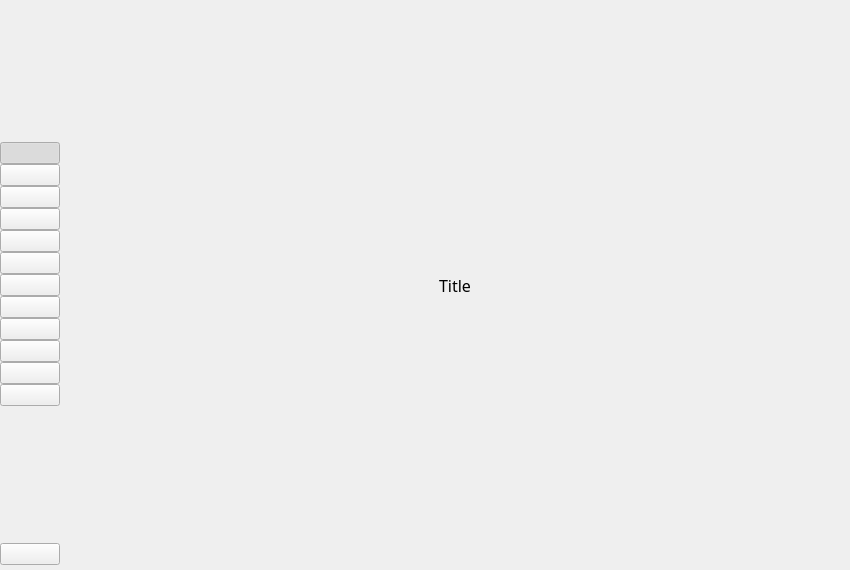
<?xml version="1.0" encoding="UTF-8"?>
<ui version="4.0">
 <class>App</class>
 <widget class="QMainWindow" name="App">
  <property name="windowModality">
   <enum>Qt::NonModal</enum>
  </property>
  <property name="geometry">
   <rect>
    <x>0</x>
    <y>0</y>
    <width>850</width>
    <height>570</height>
   </rect>
  </property>
  <property name="windowTitle">
   <string notr="true">Stacer</string>
  </property>
  <property name="windowIcon">
   <iconset>
    <normaloff>:/static/icons/icon256x256.png</normaloff>:/static/icons/icon256x256.png</iconset>
  </property>
  <widget class="QWidget" name="centralwidget">
   <layout class="QHBoxLayout" name="horizontalLayout">
    <property name="spacing">
     <number>0</number>
    </property>
    <property name="leftMargin">
     <number>0</number>
    </property>
    <property name="topMargin">
     <number>0</number>
    </property>
    <property name="rightMargin">
     <number>0</number>
    </property>
    <property name="bottomMargin">
     <number>0</number>
    </property>
    <item alignment="Qt::AlignHCenter">
     <widget class="QWidget" name="sidebar" native="true">
      <property name="sizePolicy">
       <sizepolicy hsizetype="Fixed" vsizetype="Expanding">
        <horstretch>0</horstretch>
        <verstretch>0</verstretch>
       </sizepolicy>
      </property>
      <property name="minimumSize">
       <size>
        <width>60</width>
        <height>0</height>
       </size>
      </property>
      <property name="maximumSize">
       <size>
        <width>60</width>
        <height>16777215</height>
       </size>
      </property>
      <property name="styleSheet">
       <string notr="true"/>
      </property>
      <layout class="QVBoxLayout" name="sidebarLayout">
       <property name="spacing">
        <number>0</number>
       </property>
       <property name="leftMargin">
        <number>0</number>
       </property>
       <property name="topMargin">
        <number>5</number>
       </property>
       <property name="rightMargin">
        <number>0</number>
       </property>
       <property name="bottomMargin">
        <number>5</number>
       </property>
       <item>
        <spacer name="verticalSpacer1">
         <property name="orientation">
          <enum>Qt::Vertical</enum>
         </property>
         <property name="sizeHint" stdset="0">
          <size>
           <width>20</width>
           <height>40</height>
          </size>
         </property>
        </spacer>
       </item>
       <item>
        <widget class="QPushButton" name="btnDash">
         <property name="cursor">
          <cursorShape>PointingHandCursor</cursorShape>
         </property>
         <property name="focusPolicy">
          <enum>Qt::NoFocus</enum>
         </property>
         <property name="toolTip">
          <string>Dashboard</string>
         </property>
         <property name="styleSheet">
          <string notr="true"/>
         </property>
         <property name="text">
          <string/>
         </property>
         <property name="iconSize">
          <size>
           <width>28</width>
           <height>28</height>
          </size>
         </property>
         <property name="checkable">
          <bool>true</bool>
         </property>
         <property name="checked">
          <bool>true</bool>
         </property>
         <attribute name="buttonGroup">
          <string notr="true">sidebarBtnGroup</string>
         </attribute>
        </widget>
       </item>
       <item>
        <widget class="QPushButton" name="btnStartupApps">
         <property name="cursor">
          <cursorShape>PointingHandCursor</cursorShape>
         </property>
         <property name="focusPolicy">
          <enum>Qt::NoFocus</enum>
         </property>
         <property name="toolTip">
          <string>Startup Apps</string>
         </property>
         <property name="text">
          <string/>
         </property>
         <property name="iconSize">
          <size>
           <width>28</width>
           <height>28</height>
          </size>
         </property>
         <property name="checkable">
          <bool>true</bool>
         </property>
         <attribute name="buttonGroup">
          <string notr="true">sidebarBtnGroup</string>
         </attribute>
        </widget>
       </item>
       <item>
        <widget class="QPushButton" name="btnSystemCleaner">
         <property name="cursor">
          <cursorShape>PointingHandCursor</cursorShape>
         </property>
         <property name="focusPolicy">
          <enum>Qt::NoFocus</enum>
         </property>
         <property name="toolTip">
          <string>System Cleaner</string>
         </property>
         <property name="styleSheet">
          <string notr="true"/>
         </property>
         <property name="text">
          <string/>
         </property>
         <property name="iconSize">
          <size>
           <width>28</width>
           <height>28</height>
          </size>
         </property>
         <property name="checkable">
          <bool>true</bool>
         </property>
         <attribute name="buttonGroup">
          <string notr="true">sidebarBtnGroup</string>
         </attribute>
        </widget>
       </item>
       <item>
        <widget class="QPushButton" name="btnSearch">
         <property name="cursor">
          <cursorShape>PointingHandCursor</cursorShape>
         </property>
         <property name="focusPolicy">
          <enum>Qt::NoFocus</enum>
         </property>
         <property name="toolTip">
          <string>Search</string>
         </property>
         <property name="text">
          <string/>
         </property>
         <property name="iconSize">
          <size>
           <width>28</width>
           <height>28</height>
          </size>
         </property>
         <property name="checkable">
          <bool>true</bool>
         </property>
         <attribute name="buttonGroup">
          <string notr="true">sidebarBtnGroup</string>
         </attribute>
        </widget>
       </item>
       <item>
        <widget class="QPushButton" name="btnServices">
         <property name="cursor">
          <cursorShape>PointingHandCursor</cursorShape>
         </property>
         <property name="focusPolicy">
          <enum>Qt::NoFocus</enum>
         </property>
         <property name="toolTip">
          <string>Services</string>
         </property>
         <property name="text">
          <string/>
         </property>
         <property name="iconSize">
          <size>
           <width>28</width>
           <height>28</height>
          </size>
         </property>
         <property name="checkable">
          <bool>true</bool>
         </property>
         <attribute name="buttonGroup">
          <string notr="true">sidebarBtnGroup</string>
         </attribute>
        </widget>
       </item>
       <item>
        <widget class="QPushButton" name="btnProcesses">
         <property name="cursor">
          <cursorShape>PointingHandCursor</cursorShape>
         </property>
         <property name="focusPolicy">
          <enum>Qt::NoFocus</enum>
         </property>
         <property name="toolTip">
          <string>Processes</string>
         </property>
         <property name="text">
          <string/>
         </property>
         <property name="iconSize">
          <size>
           <width>28</width>
           <height>28</height>
          </size>
         </property>
         <property name="checkable">
          <bool>true</bool>
         </property>
         <attribute name="buttonGroup">
          <string notr="true">sidebarBtnGroup</string>
         </attribute>
        </widget>
       </item>
       <item>
        <widget class="QPushButton" name="btnUninstaller">
         <property name="cursor">
          <cursorShape>PointingHandCursor</cursorShape>
         </property>
         <property name="focusPolicy">
          <enum>Qt::NoFocus</enum>
         </property>
         <property name="toolTip">
          <string>Uninstaller</string>
         </property>
         <property name="text">
          <string/>
         </property>
         <property name="iconSize">
          <size>
           <width>28</width>
           <height>28</height>
          </size>
         </property>
         <property name="checkable">
          <bool>true</bool>
         </property>
         <attribute name="buttonGroup">
          <string notr="true">sidebarBtnGroup</string>
         </attribute>
        </widget>
       </item>
       <item>
        <widget class="QPushButton" name="btnResources">
         <property name="cursor">
          <cursorShape>PointingHandCursor</cursorShape>
         </property>
         <property name="focusPolicy">
          <enum>Qt::NoFocus</enum>
         </property>
         <property name="toolTip">
          <string>Resources</string>
         </property>
         <property name="text">
          <string/>
         </property>
         <property name="iconSize">
          <size>
           <width>28</width>
           <height>28</height>
          </size>
         </property>
         <property name="checkable">
          <bool>true</bool>
         </property>
         <attribute name="buttonGroup">
          <string notr="true">sidebarBtnGroup</string>
         </attribute>
        </widget>
       </item>
       <item>
        <widget class="QPushButton" name="btnHelpers">
         <property name="cursor">
          <cursorShape>PointingHandCursor</cursorShape>
         </property>
         <property name="focusPolicy">
          <enum>Qt::NoFocus</enum>
         </property>
         <property name="toolTip">
          <string>Helpers</string>
         </property>
         <property name="text">
          <string/>
         </property>
         <property name="iconSize">
          <size>
           <width>28</width>
           <height>28</height>
          </size>
         </property>
         <property name="checkable">
          <bool>true</bool>
         </property>
         <attribute name="buttonGroup">
          <string notr="true">sidebarBtnGroup</string>
         </attribute>
        </widget>
       </item>
       <item>
        <widget class="QPushButton" name="btnAptSourceManager">
         <property name="cursor">
          <cursorShape>PointingHandCursor</cursorShape>
         </property>
         <property name="focusPolicy">
          <enum>Qt::NoFocus</enum>
         </property>
         <property name="toolTip">
          <string>APT Repository Manager</string>
         </property>
         <property name="text">
          <string/>
         </property>
         <property name="iconSize">
          <size>
           <width>28</width>
           <height>28</height>
          </size>
         </property>
         <property name="checkable">
          <bool>true</bool>
         </property>
         <attribute name="buttonGroup">
          <string notr="true">sidebarBtnGroup</string>
         </attribute>
        </widget>
       </item>
       <item>
        <widget class="QPushButton" name="btnGnomeSettings">
         <property name="cursor">
          <cursorShape>PointingHandCursor</cursorShape>
         </property>
         <property name="focusPolicy">
          <enum>Qt::NoFocus</enum>
         </property>
         <property name="toolTip">
          <string>Gnome Settings</string>
         </property>
         <property name="text">
          <string/>
         </property>
         <property name="iconSize">
          <size>
           <width>28</width>
           <height>28</height>
          </size>
         </property>
         <property name="checkable">
          <bool>true</bool>
         </property>
         <attribute name="buttonGroup">
          <string notr="true">sidebarBtnGroup</string>
         </attribute>
        </widget>
       </item>
       <item>
        <widget class="QPushButton" name="btnSettings">
         <property name="cursor">
          <cursorShape>PointingHandCursor</cursorShape>
         </property>
         <property name="focusPolicy">
          <enum>Qt::NoFocus</enum>
         </property>
         <property name="toolTip">
          <string>Settings</string>
         </property>
         <property name="text">
          <string/>
         </property>
         <property name="iconSize">
          <size>
           <width>28</width>
           <height>28</height>
          </size>
         </property>
         <property name="checkable">
          <bool>true</bool>
         </property>
         <attribute name="buttonGroup">
          <string notr="true">sidebarBtnGroup</string>
         </attribute>
        </widget>
       </item>
       <item>
        <spacer name="verticalSpacer">
         <property name="orientation">
          <enum>Qt::Vertical</enum>
         </property>
         <property name="sizeHint" stdset="0">
          <size>
           <width>20</width>
           <height>40</height>
          </size>
         </property>
        </spacer>
       </item>
       <item>
        <widget class="QPushButton" name="btnFeedback">
         <property name="cursor">
          <cursorShape>PointingHandCursor</cursorShape>
         </property>
         <property name="focusPolicy">
          <enum>Qt::NoFocus</enum>
         </property>
         <property name="toolTip">
          <string>Feedback</string>
         </property>
         <property name="text">
          <string/>
         </property>
         <property name="iconSize">
          <size>
           <width>28</width>
           <height>28</height>
          </size>
         </property>
         <property name="checkable">
          <bool>false</bool>
         </property>
        </widget>
       </item>
      </layout>
      <zorder>btnDash</zorder>
      <zorder>btnServices</zorder>
      <zorder>btnUninstaller</zorder>
      <zorder>btnStartupApps</zorder>
      <zorder>btnResources</zorder>
      <zorder>btnSystemCleaner</zorder>
      <zorder>btnProcesses</zorder>
      <zorder>btnSettings</zorder>
      <zorder>btnFeedback</zorder>
      <zorder>btnGnomeSettings</zorder>
      <zorder>btnAptSourceManager</zorder>
      <zorder>btnSearch</zorder>
      <zorder>btnHelpers</zorder>
     </widget>
    </item>
    <item>
     <widget class="QWidget" name="pageContent" native="true">
      <property name="sizePolicy">
       <sizepolicy hsizetype="Expanding" vsizetype="Expanding">
        <horstretch>0</horstretch>
        <verstretch>0</verstretch>
       </sizepolicy>
      </property>
      <property name="styleSheet">
       <string notr="true"/>
      </property>
      <layout class="QVBoxLayout" name="pageContentLayout">
       <property name="spacing">
        <number>0</number>
       </property>
       <property name="leftMargin">
        <number>0</number>
       </property>
       <property name="topMargin">
        <number>0</number>
       </property>
       <property name="rightMargin">
        <number>0</number>
       </property>
       <property name="bottomMargin">
        <number>0</number>
       </property>
       <item>
        <widget class="QLabel" name="pageTitle">
         <property name="sizePolicy">
          <sizepolicy hsizetype="Expanding" vsizetype="Preferred">
           <horstretch>0</horstretch>
           <verstretch>0</verstretch>
          </sizepolicy>
         </property>
         <property name="font">
          <font>
           <family>Rubik</family>
           <pointsize>12</pointsize>
          </font>
         </property>
         <property name="styleSheet">
          <string notr="true"/>
         </property>
         <property name="text">
          <string notr="true">Title</string>
         </property>
         <property name="alignment">
          <set>Qt::AlignCenter</set>
         </property>
        </widget>
       </item>
      </layout>
     </widget>
    </item>
   </layout>
   <zorder>pageContent</zorder>
   <zorder>sidebar</zorder>
  </widget>
 </widget>
 <resources/>
 <connections/>
 <buttongroups>
  <buttongroup name="sidebarBtnGroup"/>
 </buttongroups>
</ui>
